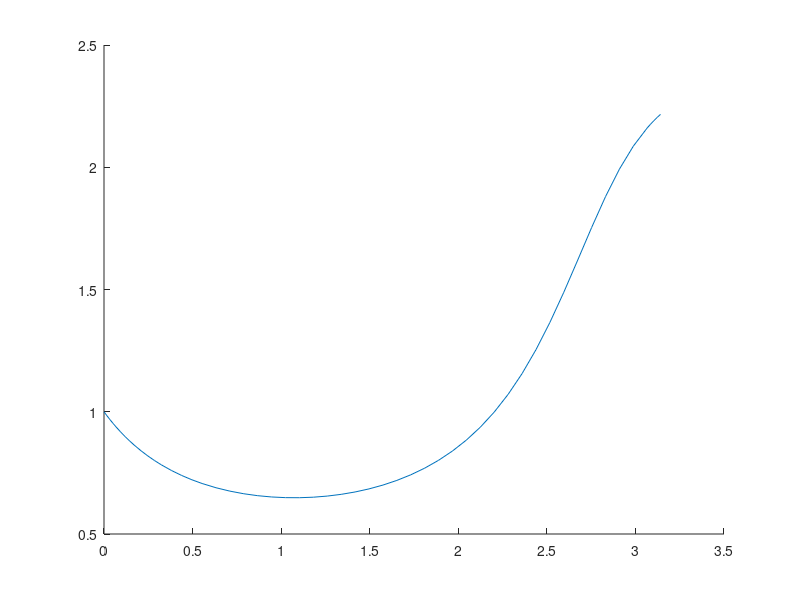
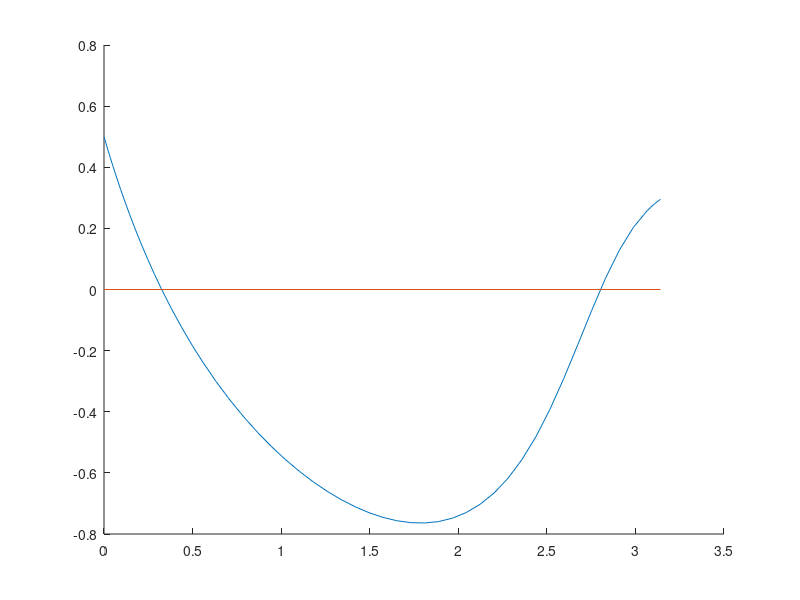
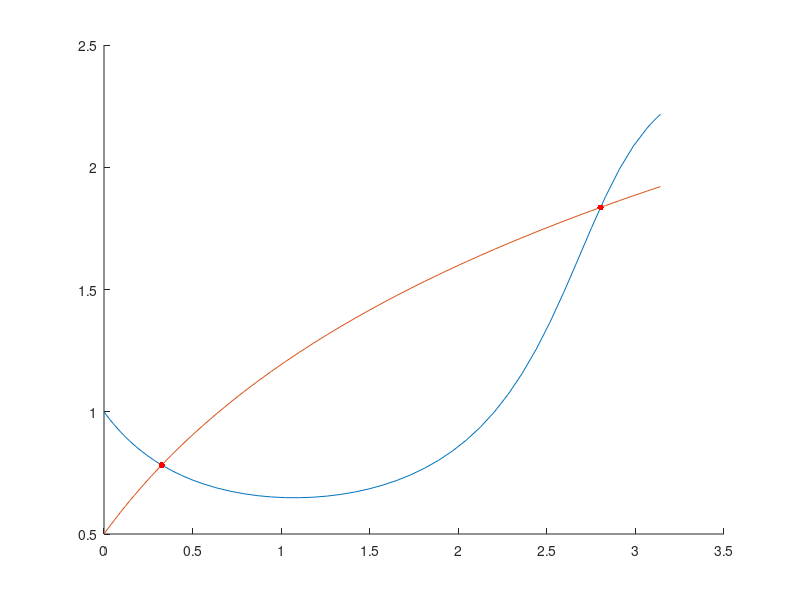

Source code (MATLAB) for these figures, in order:
function ej3
%a
f=@(t,y) t*y.*sin(y)-y.^2;
[tt,yy]=ode45(f,[0 pi],1);
hold on;
plot(tt,yy);
shg;
%b
phi=@(t) spline(tt,yy,t);
%c
figure();
h=@(t) phi(t)-log(t+1)-1/2;
hold on;
plot(tt,h(tt));
plot([0 pi],[0 0]);
shg;
sol1=fzero(h,0.3);
sol2=fzero(h,2.7);

figure();
s=@(t) log(t+1)+1/2;
hold on;
plot(tt,phi(tt));
plot(tt,s(tt));
plot([sol1 sol2],[phi(sol1) phi(sol2)],'.r','MarkerSize',14);
fprintf('solucion1=%f y solucion2=%f',sol1,sol2);
shg;